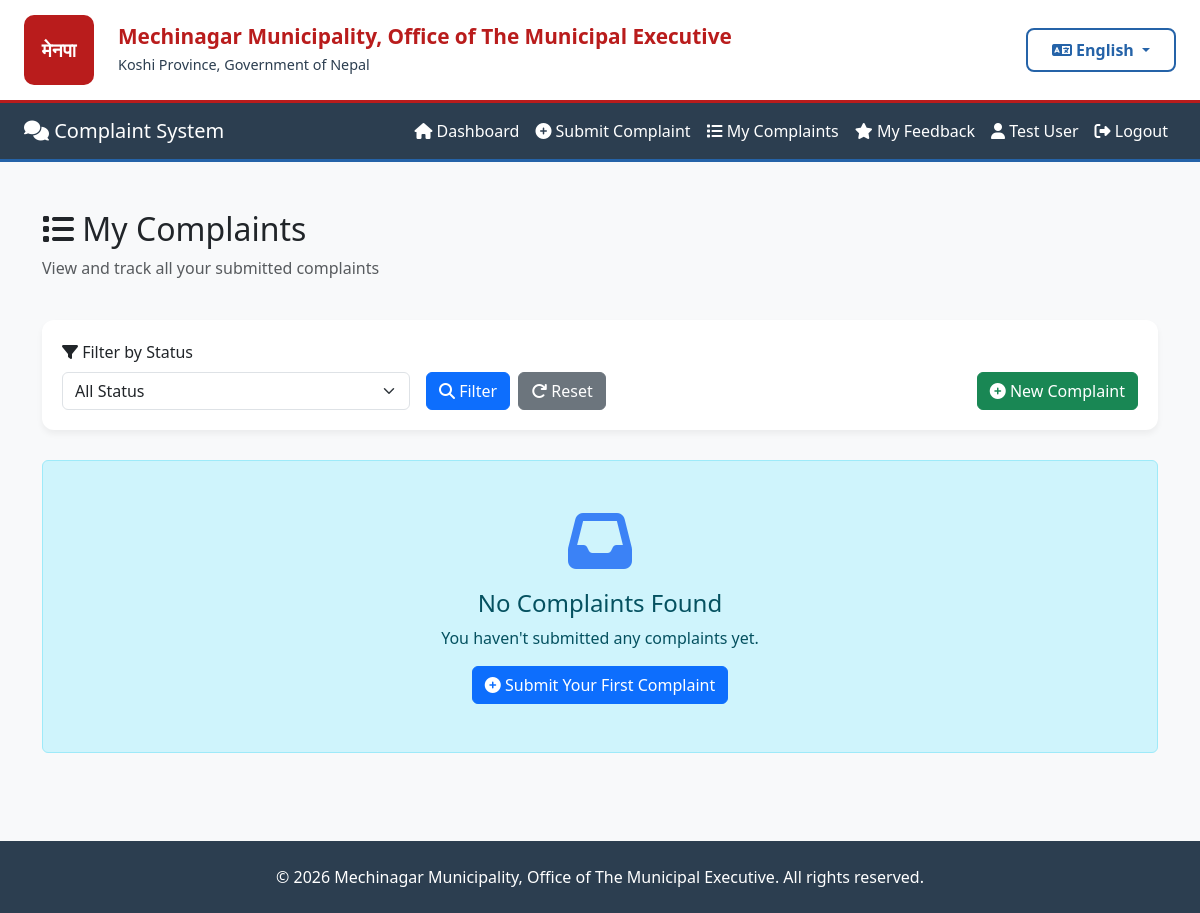
Before: /complaints/my-complaints/ (signed in) with the older database file.
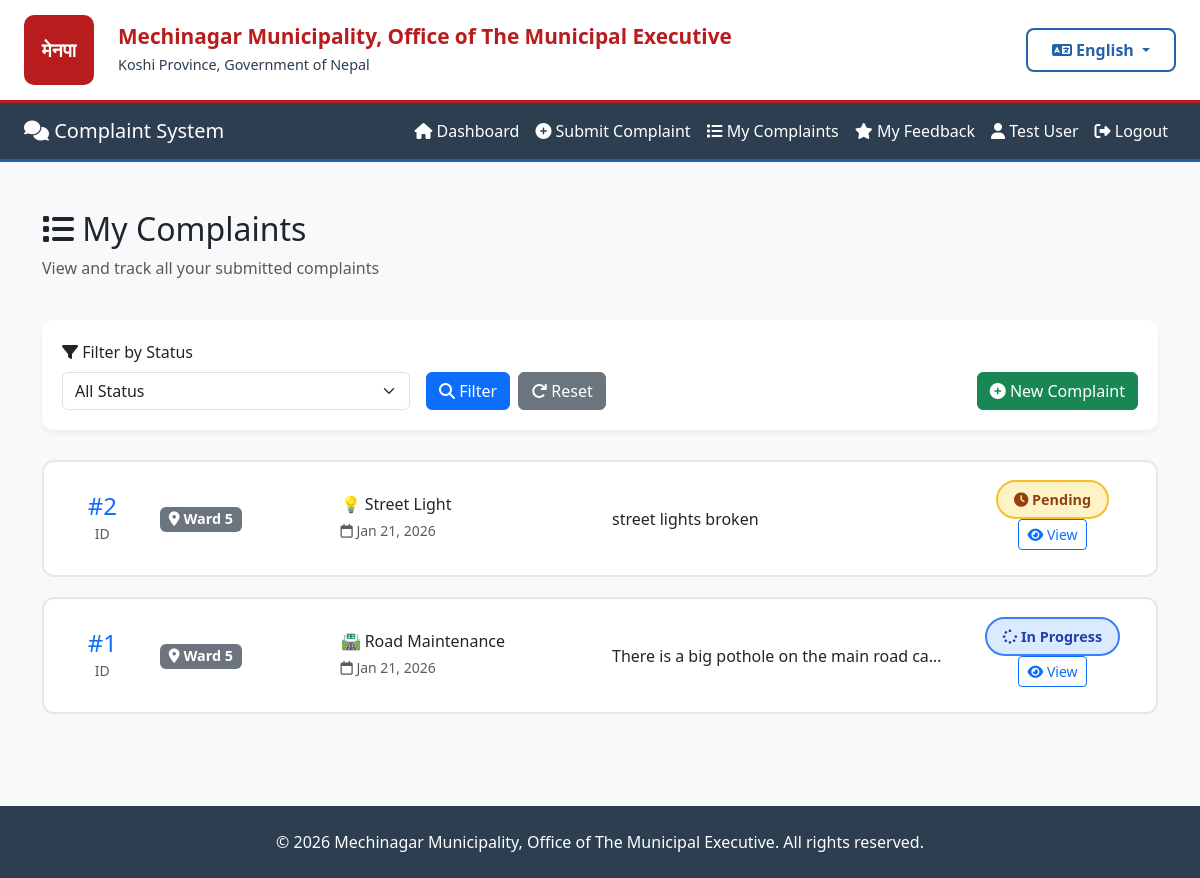
After: the same page with the newer database file.
### accounts/models.py (models this page shows, shortened)
class User(AbstractUser):
    WARD_CHOICES = [(str(i), f'Ward {i}') for i in range(1, 16)]
    fullname = models.CharField(max_length=200)
    phone = models.CharField(max_length=20, blank=True, null=True)
    address = models.TextField(blank=True, null=True)
    ward = models.CharField(
        max_length=2,
        choices=WARD_CHOICES,
        blank=True,
        null=True,
        help_text="Your ward number (1-15)"
    )
    created_at = models.DateTimeField(auto_now_add=True)
    class Meta:
        db_table = 'users'

### complaints/models.py (models this page shows, shortened)
class Complaint(models.Model):
    STATUS_CHOICES = [
        ('Pending', 'Pending'),
        ('In Progress', 'In Progress'),
        ('Resolved', 'Resolved'),
    ]
    CATEGORY_CHOICES = [
        ('Road Maintenance', 'Road Maintenance'),
        ('Street Light', 'Street Light'),
        ('Water Supply', 'Water Supply'),
        ('Sanitation', 'Sanitation'),
        ('Traffic', 'Traffic'),
        ('Parks', 'Parks & Recreation'),
        ('Other', 'Other'),
    ]
    WARD_CHOICES = [(str(i), f'Ward {i}') for i in range(1, 16)]
    user = models.ForeignKey(
        settings.AUTH_USER_MODEL,
        on_delete=models.CASCADE,
        related_name='complaints'
    )
    ward = models.CharField(
        max_length=2,
        choices=WARD_CHOICES,
        help_text="Select your ward number (1-15)"
    )
    category = models.CharField(max_length=100, choices=CATEGORY_CHOICES)
    description = models.TextField()
    image = models.ImageField(upload_to=complaint_image_path, blank=True, null=True)
    status = models.CharField(max_length=20, choices=STATUS_CHOICES, default='Pending')
    created_at = models.DateTimeField(auto_now_add=True)
    updated_at = models.DateTimeField(auto_now=True)
    class Meta:
        db_table = 'complaints'
        ordering = ['-created_at']
        verbose_name = 'Complaint'
        verbose_name_plural = 'Complaints'
        indexes = [
            models.Index(fields=['status', 'created_at']),
            models.Index(fields=['ward', 'status']),
        ]

### complaints/views.py (the view)
# urls.py: path('my-complaints/', views.my_complaints, name='my_complaints'),
@login_required
def my_complaints(request):
    complaints = Complaint.objects.filter(user=request.user).select_related('user').order_by('-created_at')
    status_filter = request.GET.get('status')
    if status_filter:
        complaints = complaints.filter(status=status_filter)
    context = {
        'complaints': complaints,
        'status_filter': status_filter
    }
    return render(request, 'complaints/my_complaints.html', context)

### core/context_processors.py (called while the page is built)
def language(request):
    lang = request.session.get('language', 'en')
    return {
        'lang': lang,
        'translations': get_lang_dict(lang),
        't': get_lang_dict(lang),  # Shorter alias
    }

### core/translation.py (called while the page is built)
def get_lang_dict(lang='en'):
    return TRANSLATIONS.get(lang, TRANSLATIONS['en'])

### complaints/templates/complaints/my_complaints.html (shortened to what this page needs)
{% extends 'base.html' %}
{% block content %}
<div class="container py-4">
    <div class="row mb-4">
        <div class="col-12">
            <h2>
                <i class="fas fa-list"></i> My Complaints
            </h2>
            <p class="text-muted">View and track all your submitted complaints</p>
        </div>
    </div>
    <div class="filter-card">
        <form method="get" class="row g-3">
            <div class="col-md-4">
                <label class="form-label"><i class="fas fa-filter"></i> Filter by Status</label>
                <select name="status" class="form-select">
                    <option value="">All Status</option>
                </select>
            </div>
            <div class="col-md-4 d-flex align-items-end">
                <button type="submit" class="btn btn-primary me-2">
                    <i class="fas fa-search"></i> Filter
                </button>
                <a href="{% url 'my_complaints' %}" class="btn btn-secondary">
                    <i class="fas fa-redo"></i> Reset
                </a>
            </div>
            <div class="col-md-4 d-flex align-items-end justify-content-end">
                <a href="{% url 'submit_complaint' %}" class="btn btn-success">
                    <i class="fas fa-plus-circle"></i> New Complaint
                </a>
            </div>
        </form>
    </div>
    {% if complaints %}
        <div class="row">
            {% for complaint in complaints %}
                <div class="col-12">
                    <div class="complaint-card">
                        <div class="row align-items-center">
                            <div class="col-md-1">
                                <div class="text-center">
                                    <h4 class="mb-0 text-primary">#{{ complaint.id }}</h4>
                                    <small class="text-muted">ID</small>
                                </div>
                            </div>
                            <div class="col-md-2">
                                <span class="badge bg-secondary" style="font-size: 0.9rem;">
                                    <i class="fas fa-map-marker-alt"></i> Ward {{ complaint.ward }}
                                </span>
                            </div>
                            <div class="col-md-3">
                                <h6 class="mb-1">
                                    {% if complaint.category == 'Road Maintenance' %}🛣️
                                    {% elif complaint.category == 'Street Light' %}💡
                                    {% elif complaint.category == 'Water Supply' %}💧
                                    {% elif complaint.category == 'Sanitation' %}🗑️
                                    {% elif complaint.category == 'Traffic' %}🚦
                                    {% elif complaint.category == 'Parks' %}🌳
                                    {% else %}📌{% endif %}
                                    {{ complaint.category }}
                                </h6>
                                <small class="text-muted">
                                    <i class="far fa-calendar"></i> {{ complaint.created_at|date:"M d, Y" }}
                                </small>
                            </div>
                            <div class="col-md-4">
                                <p class="mb-0 text-truncate">
                                    {{ complaint.description|truncatewords:15 }}
                                </p>
                            </div>
                            <div class="col-md-2">
                                <div class="text-center">
                                    {% if complaint.status == 'Pending' %}
                                        <span class="status-badge status-pending">
                                            <i class="fas fa-clock"></i> Pending
                                        </span>
                                    {% elif complaint.status == 'In Progress' %}
                                        <span class="status-badge status-progress">
                                            <i class="fas fa-spinner"></i> In Progress
                                        </span>
                                    {% else %}
                                        <span class="status-badge status-resolved">
                                            <i class="fas fa-check-circle"></i> Resolved
                                        </span>
                                    {% endif %}
                                    <div class="mt-2">
                                        <a href="{% url 'complaint_detail' complaint.id %}" class="btn btn-sm btn-outline-primary">
                                            <i class="fas fa-eye"></i> View
                                        </a>
                                    </div>
                                </div>
                            </div>
                        </div>
                    </div>
                </div>
            {% endfor %}
        </div>
    {% else %}
        <div class="alert alert-info text-center py-5">
            <i class="fas fa-inbox" style="font-size: 4rem; color: #3b82f6; margin-bottom: 1rem;"></i>
            <h4>No Complaints Found</h4>
            <p class="mb-3">You haven't submitted any complaints yet.</p>
            <a href="{% url 'submit_complaint' %}" class="btn btn-primary">
                <i class="fas fa-plus-circle"></i> Submit Your First Complaint
            </a>
        </div>
    {% endif %}
</div>
{% endblock %}

### templates/base.html (shortened to what this page needs)
{% load static %}
<!DOCTYPE html>
<html lang="{{ lang }}">
<head>
    <link href="https://cdn.jsdelivr.net/npm/bootstrap@5.3.3/dist/css/bootstrap.min.css" rel="stylesheet">
    <link rel="stylesheet" href="https://cdnjs.cloudflare.com/ajax/libs/font-awesome/6.4.0/css/all.min.css">
</head>
<body class="bg-light">
    <div class="top-header">
        <div class="container-fluid px-4">
            <div class="row align-items-center">
                <div class="col-auto">
                    <div class="municipality-logo" style="background: #b91c1c; color: white; width: 70px; height: 70px; display: flex; align-items: center; justify-content: center; border-radius: 10px; font-weight: bold; font-size: 1.2rem;">
                        मेनपा
                    </div>
                </div>
                <div class="col">
                    <div class="municipality-title">
                        <h1>{{ t.mechinagar_municipality }}</h1>
                        <p>{{ t.koshi_province }}</p>
                    </div>
                </div>
                <div class="col-auto">
                    <div class="language-selector">
                        <div class="dropdown">
                            <button class="btn language-dropdown dropdown-toggle" type="button" data-bs-toggle="dropdown">
                                <i class="fas fa-language"></i>
                                <span id="current-lang">{% if lang == 'ne' %}नेपाली{% else %}English{% endif %}</span>
                            </button>
                        </div>
                    </div>
                </div>
            </div>
        </div>
    </div>
    <nav class="navbar navbar-expand-lg navbar-dark">
        <div class="container-fluid px-4">
            <a class="navbar-brand" href="/">
                <i class="fas fa-comments"></i> {{ t.complaint_system }}
            </a>
            <div class="collapse navbar-collapse" id="navbarNav">
                <ul class="navbar-nav ms-auto">
                    {% if user.is_authenticated %}
                        {% if user.is_staff %}
                            <li class="nav-item">
                                <a class="nav-link" href="{% url 'admin_dashboard' %}">
                                    <i class="fas fa-tachometer-alt"></i> {{ t.dashboard }}
                                </a>
                            </li>
                            <li class="nav-item">
                                <a class="nav-link" href="{% url 'admin_complaint_list' %}">
                                    <i class="fas fa-tasks"></i> {{ t.manage_complaints }}
                                </a>
                            </li>
                            <li class="nav-item">
                                <a class="nav-link" href="{% url 'admin_statistics' %}">
                                    <i class="fas fa-chart-bar"></i> {{ t.statistics }}
                                </a>
                            </li>
                            <li class="nav-item">
                                <a class="nav-link" href="/admin/">
                                    <i class="fas fa-cog"></i> {{ t.admin_panel }}
                                </a>
                            </li>
                        {% else %}
                            <li class="nav-item">
                                <a class="nav-link" href="{% url 'citizen_dashboard' %}">
                                    <i class="fas fa-home"></i> {{ t.dashboard }}
                                </a>
                            </li>
                            <li class="nav-item">
                                <a class="nav-link" href="{% url 'submit_complaint' %}">
                                    <i class="fas fa-plus-circle"></i> {{ t.submit_complaint }}
                                </a>
                            </li>
                            <li class="nav-item">
                                <a class="nav-link" href="{% url 'my_complaints' %}">
                                    <i class="fas fa-list"></i> {{ t.my_complaints }}
                                </a>
                            </li>
                            <li class="nav-item">
                                <a class="nav-link" href="{% url 'my_feedback' %}">
                                    <i class="fas fa-star"></i> {{ t.my_feedback }}
                                </a>
                            </li>
                        {% endif %}
                        <li class="nav-item">
                            <span class="nav-link text-light">
                                <i class="fas fa-user"></i> {{ user.fullname }}
                            </span>
                        </li>
                        <li class="nav-item">
                            <a class="nav-link" href="#" onclick="confirmLogout(event)">
                                <i class="fas fa-sign-out-alt"></i> {{ t.logout }}
                            </a>
                        </li>
                    {% endif %}
                </ul>
            </div>
        </div>
    </nav>
    <div class="container-fluid px-4 mt-4">
        {% block content %}{% endblock %}
    </div>
    <footer class="mt-5 py-4" style="background-color: #2c3e50; color: white;">
        <div class="container text-center">
            <p class="mb-0">© {% now "Y" %} {{ t.mechinagar_municipality }}. {% if lang == 'ne' %}सर्वाधिकार सुरक्षित{% else %}All rights reserved{% endif %}.</p>
        </div>
    </footer>
</body>
</html>

### templates/base.html (style rules this page uses)
.top-header { background-color: white; padding: 15px 0; border-bottom: 3px solid #b91c1c; box-shadow: 0 2px 4px rgba(0,0,0,0.05); }
.municipality-logo { height: 70px; width: auto; }
.municipality-title h1 { color: #b91c1c; font-size: 1.3rem; font-weight: 700; margin: 0; line-height: 1.2; }
.municipality-title p { color: #2c3e50; font-size: 0.9rem; margin: 5px 0 0 0; }
.language-selector { position: relative; }
.language-dropdown { min-width: 150px; border: 2px solid #2563a8; border-radius: 8px; background: white; color: #2563a8; font-weight: 600; padding: 8px 15px; cursor: pointer; transition: all 0.3s ease; }
.navbar { background: #2c3e50 !important; border-bottom: 3px solid #2563a8; }
.nav-link { color: white !important; transition: all 0.3s ease; }

### complaints/templates/complaints/my_complaints.html (style rules this page uses)
.status-badge { padding: 8px 16px; border-radius: 20px; font-weight: 600; font-size: 0.9rem; }
.status-pending { background-color: #fef3c7; color: #92400e; border: 2px solid #fbbf24; }
.status-progress { background-color: #dbeafe; color: #1e40af; border: 2px solid #3b82f6; }
.complaint-card { background: white; border-radius: 12px; padding: 25px; margin-bottom: 20px; border: 2px solid #e5e7eb; transition: all 0.3s ease; }
.filter-card { background: white; border-radius: 12px; padding: 20px; margin-bottom: 30px; box-shadow: 0 4px 6px rgba(0,0,0,0.05); }

Changed rows visible on the page:
added Complaint: id "2", ward "5", category "Street Light", created_at "Jan 21, 2026", description "street lights broken", status "Pending" (drawn)
added Complaint: id "1", ward "5", category "Road Maintenance", created_at "Jan 21, 2026", description "There is a big pothole on the main road ca…", status "In Progress" (drawn)
Other visible differences:
text no longer shown: "No Complaints Found You haven't submitted any complaints yet. Submit Your First Complaint"
